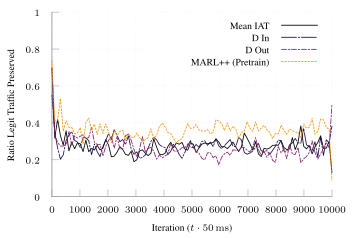

This chart was generated by the following gnuplot code:
set terminal tikz standalone color size 9cm,6cm font '\scriptsize' preamble '\usepackage{microtype} \usepackage{times} \usepackage[T1]{fontenc} \usepackage{siunitx}\sisetup{detect-all}'
set output "tcp-combo-channel-features-2.tex"

load "inferno.pal"

set style line 102 lc rgb '#a0a0a0' lt 1 lw 1
set border ls 102
set colorbox border 102
set key textcolor rgb "black"
set tics textcolor rgb "black"
set label textcolor rgb "black"

set border 3
set grid x y
set xtics nomirror
set ytics nomirror

#set key autotitle columnhead
set datafile separator ","

set xlabel "Iteration ($t \\cdot{} \\SI{50}{\\milli\\second}$)"
set ylabel "Ratio Legit Traffic Preserved"

set yrange [0.0:1.0]
set key inside top right

plot '../results/tcp-combo-channel-prep-f5-2-avg.csv' u 1:3 w lines smooth sbezier title "Mean IAT" dt 1, \
     '../results/tcp-combo-channel-prep-f7-2-avg.csv' u 1:3 w lines smooth sbezier title "D In" dt (18,2,2,2), \
     '../results/tcp-combo-channel-prep-f6-2-avg.csv' u 1:3 w lines smooth sbezier title "D Out" ls 4  dt (6,2,2,2), \
     '../results/tcp-combo-channel-2-avg.csv' u 1:3 w lines smooth sbezier title "MARL++ (Pretrain)" ls 7 dt (2,2), \
